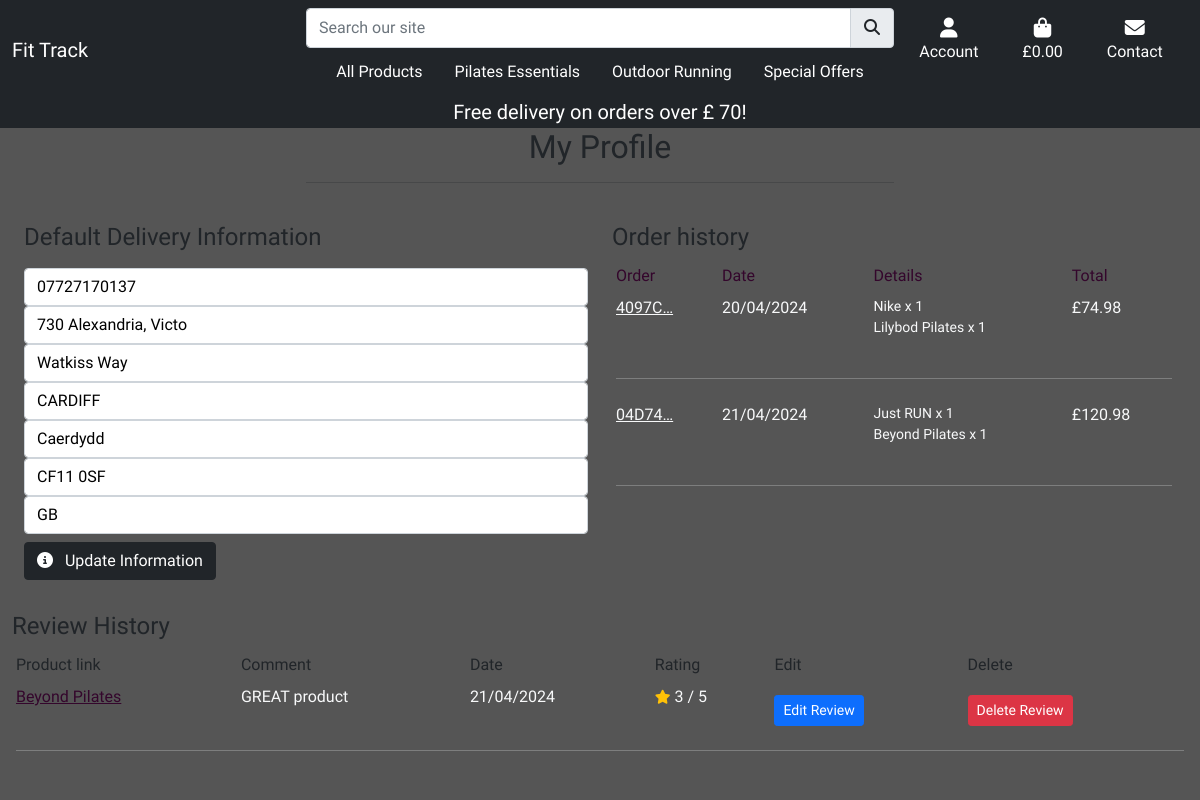
The page /profile/ (signed in) on the database as committed earlier.
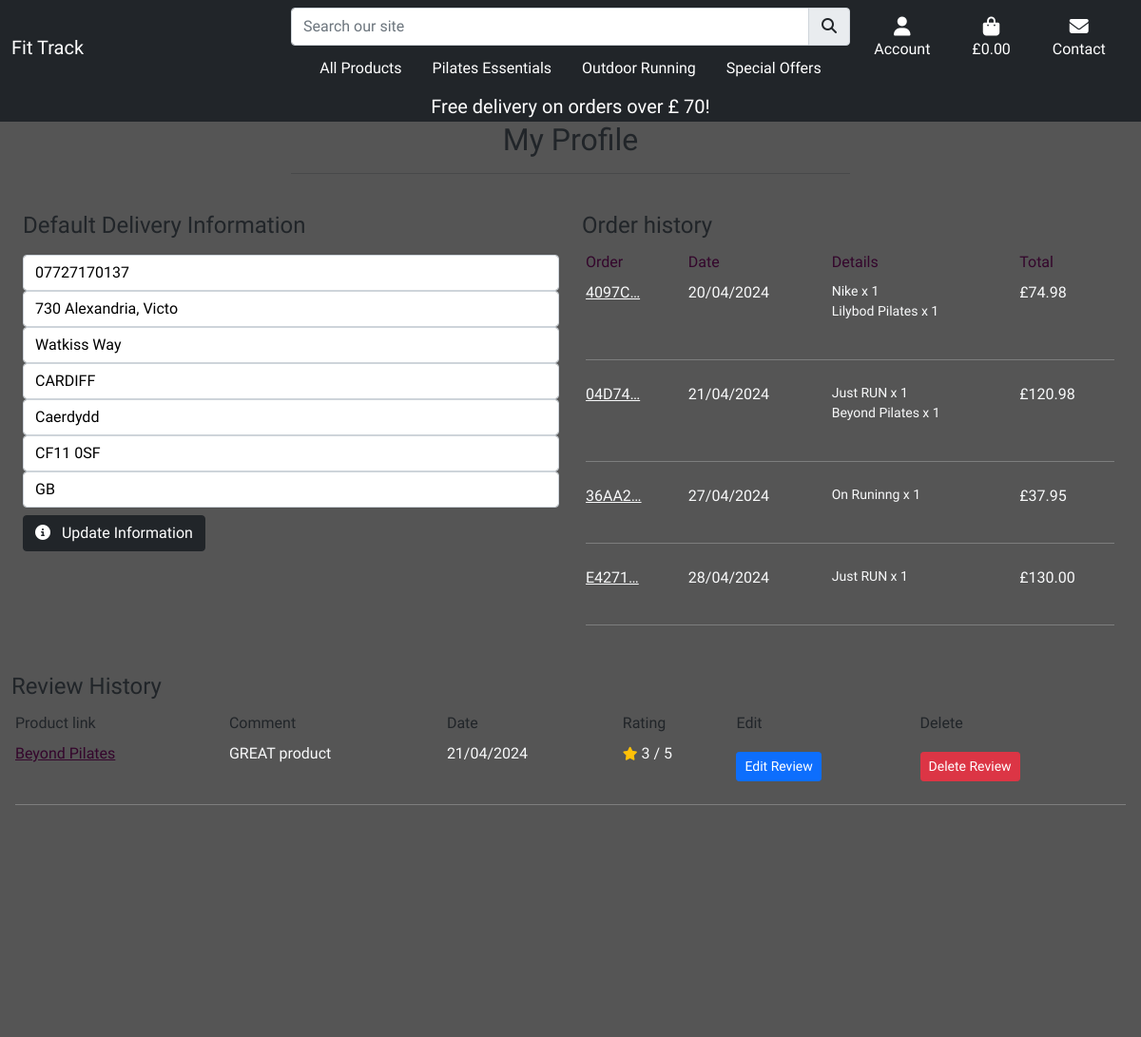
The same page on the database as committed later.
### profiles/models.py (models this page shows, shortened)
class UserProfile(models.Model):
    user = models.OneToOneField(User, on_delete=models.CASCADE)
    default_phone_number = models.CharField(max_length=20, null=True, blank=True)
    default_street_address1 = models.CharField(max_length=80, null=True, blank=True)
    default_street_address2 = models.CharField(max_length=80, null=True, blank=True)
    default_town_or_city = models.CharField(max_length=40, null=True, blank=True)
    default_county = models.CharField(max_length=80, null=True, blank=True)
    default_postcode = models.CharField(max_length=20, null=True, blank=True)
    default_country = models.CharField(max_length=40, null=False, blank=False)

### checkout/models.py (models this page shows, shortened)
class Order(models.Model):
    order_number = models.CharField(max_length=32, null=False, editable=False)
    user_profile = models.ForeignKey(UserProfile, on_delete=models.SET_NULL,
                                     null=True,
                                     blank=True, related_name='orders')
    full_name = models.CharField(max_length=50, null=False, blank=False)
    email = models.EmailField(max_length=254, null=False, blank=False)
    phone_number = models.CharField(max_length=20, null=False, blank=False)
    country = models.CharField(max_length=40, null=False, blank=False)
    postcode = models.CharField(max_length=20, null=True, blank=True)
    town_or_city = models.CharField(max_length=40, null=False, blank=False)
    street_address1 = models.CharField(max_length=80, null=False, blank=False)
    street_address2 = models.CharField(max_length=80, null=True, blank=True)
    county = models.CharField(max_length=80, null=True, blank=True)
    date = models.DateTimeField(auto_now_add=True)
    delivery_cost = models.DecimalField(max_digits=6, decimal_places=2,
                                        null=False, default=0)
    order_total = models.DecimalField(max_digits=10, decimal_places=2,
                                      null=False, default=0)
    grand_total = models.DecimalField(max_digits=10, decimal_places=2,
                                      null=False, default=0)
    original_bag = models.TextField(null=False, blank=False, default='')
    stripe_pid = models.CharField(max_length=254, null=False,
                                  blank=False, default='')

class OrderLineItem(models.Model):
    order = models.ForeignKey(Order, null=False, blank=False,
                              on_delete=models.CASCADE,
                              related_name='lineitems')
    product = models.ForeignKey(Product, null=False, blank=False,
                                on_delete=models.CASCADE)
    product_size = models.CharField(max_length=2, null=True, blank=True)
    quantity = models.IntegerField(null=False, blank=False, default=0)
    lineitem_total = models.DecimalField(max_digits=6, decimal_places=2,
                                         null=False, blank=False,
                                         editable=False)

### products/models.py (models this page shows, shortened)
class Product(models.Model):
    category = models.ForeignKey('Category', null=True, blank=True, on_delete=models.SET_NULL)
    sku = models.CharField(max_length=254, null=True, blank=True)
    name = models.CharField(max_length=254)
    different_size = models.BooleanField(default=False)
    description = models.TextField()
    new = models.BooleanField(default=False)
    on_sale = models.BooleanField(default=False)
    all_specials = models.BooleanField(default=False)
    details = models.CharField(max_length=360)
    materials = models.CharField(max_length=254, null=True,default=None)
    fabric_care = models.CharField(max_length=360)
    price = models.DecimalField(max_digits=6, decimal_places=2)
    rating = models.DecimalField(max_digits=6, decimal_places=2, null=True, blank=True)
    image = models.ImageField(null=True, blank=True)
    size = models.CharField(max_length=254, null=True, blank=True)
    weight =  models.CharField(max_length=254, null=True, blank=True)
    special_price = models.DecimalField(
        max_digits=6, decimal_places=2, null=False, blank=False, default=0)

class Review(models.Model):
    product = models.ForeignKey(
        Product, on_delete=models.CASCADE, related_name='reviews'
    )
    user = models.ForeignKey(
        User, on_delete=models.SET_NULL, null=True, blank=True,
    )
    rating = models.IntegerField(
        validators=[MinValueValidator(1), MaxValueValidator(5)])
    comment = models.TextField()
    created_date = models.DateTimeField(auto_now_add=True)

### profiles/views.py (the view)
# urls.py: path('profile/', include('profiles.urls')),
@login_required
def profile(request):
    profile = get_object_or_404(UserProfile, user=request.user)
    reviews = Review.objects.filter(user=request.user)
    if request.method == 'POST':
        form = UserProfileForm(request.POST, instance=profile)
        if form.is_valid():
            form.save()
            messages.success(request, 'Profile updated successfully')
        else:
            messages.error(request, 'Update failed. Please ensure the form is valid.')
    else:
        form = UserProfileForm(instance=profile)
    orders = profile.orders.all()
    template = 'profiles/profile.html'
    context = {
        'form': form,
        'orders': orders,
        'reviews': reviews,
        'on_profile_page': True
    }
    return render(request, template, context)

### profiles/templates/profiles/profile.html (shortened to what this page needs)
{% extends "base.html"%}
{% load static %}
{% block extra_css %}
<link rel="stylesheet" href="{% static 'profiles/css/profile.css' %}">
{% endblock %}
{% block content %}
<div class="cover"></div>
<div class="container-fluid vh-100 clear-nav">
    {% include 'includes/banner.html'%}
    <div class="row">
        <div class="col text-center ">
            <h2 class="text-dark">My Profile</h2>
            <hr class="w-50 mx-auto mb-3">
        </div>
    </div>
    <div class="row col-12 mx-auto">
        <div class="col-12 col-lg-6 mt-4">
            <h2 class="text-dark fs-4 text-md">
                Default Delivery Information
            </h2>
            <form id="profile-update-form" class="mt-3" action="{% url 'profile' %}" method="POST">
                {{ form|crispy }}
                <button class="btn btn-dark text-center mt-2 mobile-btn" type="submit">
                    <i class="fa-solid fa-circle-info pe-2"></i>
                    Update Information
                </button>
            </form>
        </div>
        <div class="col-12 col-lg-6 mt-4">
            <h2 class="dark fs-4 text-dark">Order history</h2>
            <div class="order-history table-responsive">
                <table class="table table-sm table-borderless">
                    <thead>
                        <tr class="text-purple">
                            <td>Order</td>
                            <td>Date</td>
                            <td>Details</td>
                            <td>Total</td>
                        </tr>
                    </thead>
                    <tbody class="text-light">
                        {% if orders.count == 0 %}
                        <tr>
                            <td colspan="4" class="text-center">You haven't made any reviews yet.</td>
                        </tr>
                        {% else %}
                        {% for order in orders %}
                        <tr>
                            <td>
                                <a class="text-light" href="{% url 'order_history' order.order_number %}"
                                    title="{{ order.order_number }}">
                                    {{ order.order_number|truncatechars:6 }}
                                </a>
                            </td>
                            <td>{{ order.date|date:"d/m/Y" }}</td>
                            <td>
                                <ul class="list-unstyled ">
                                    {% for item in order.lineitems.all %}
                                    <li class="small ">
                                        {{ item.product.name }} x {{ item.quantity }}
                                    </li>
                                    {% endfor %}
                                </ul>
                            </td>
                            <td>£{{ order.grand_total }}</td>
                        </tr>
                        <tr>
                            <td colspan="4"><hr></td>
                        </tr>
                        {% endfor %}
                        {% endif %}
                    </tbody>
                </table>
            </div>
        </div>
    </div>
    {% if reviews %}
    <div class="row mt-3 d-none d-md-block">
        <div class="col text-left">
            <h2 class="dark fs-4 text-dark">Review History</h2>
            <div class="order-history table-responsive">
                <table class="table table-sm table-borderless">
                    <thead>
                        <tr class="text-dark">
                            <td>Product link</td>
                            <td>Comment</td>
                            <td>Date</td>
                            <td>Rating</td>
                            <td>Edit</td>
                            <td>Delete </td>
                        </tr>
                    </thead>
                    <tbody class="text-light">
                        {% if reviews.count == 0 %}
                        <tr>
                            <td colspan="5" class="text-center">You haven't made any orders yet.</td>
                        </tr>
                        {% else %}
                        {% for review in reviews %}
                        <tr>
                            <td>
                                <a class="text-purple" href="{% url 'product_detail' review.product.id %}">
                                    {{ review.product.name }}
                                </a>
                            </td>
                            <td>{{ review.comment }}</td>
                            <td>{{ review.created_date|date:"d/m/Y" }}</td>
                            <td>
                                <small class="text-muted"><i class="fas fa-star pe-1 text-warning"></i></small>{{ review.rating }} / 5
                            </td>
                            <td>
                                <a class="btn btn-primary btn-sm" href="{% url 'edit_review' review.id %}">Edit Review</a>
                            </td>
                            <td>
                                <form method="post" action="{% url 'delete_review' review.id %}">
                                    <button type="submit" class="btn btn-sm btn-danger">Delete Review</button>
                                </form>
                            </td>
                        </tr>
                        <tr>
                            <td colspan="6"><hr></td>
                        </tr>
                        {% endfor %}
                        {% endif %}
                    </tbody>
                </table>
            </div>
        </div>
    </div>
    {% endif %}
</div>
{% endblock %}

Rows that differ between the two databases and show on the page:
added Order: order_number "36AA2…", date "27/04/2024", grand_total "37.95"
added OrderLineItem: product.name "On Runinng", quantity "1", shown under "36AA2…"
added Order: order_number "E4271…", date "28/04/2024", grand_total "130.00"
added OrderLineItem: product.name "Just RUN", quantity "1", shown under "E4271…"
